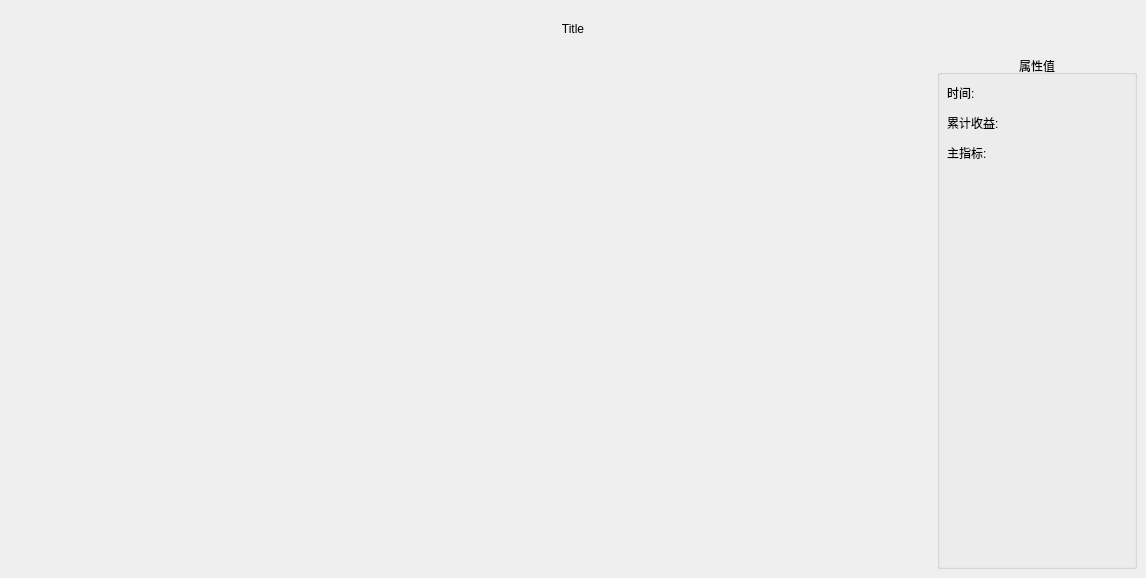
<?xml version="1.0" encoding="UTF-8"?>
<ui version="4.0">
 <class>IndexChart</class>
 <widget class="QMainWindow" name="IndexChart">
  <property name="geometry">
   <rect>
    <x>0</x>
    <y>0</y>
    <width>1146</width>
    <height>578</height>
   </rect>
  </property>
  <property name="windowTitle">
   <string>MainWindow</string>
  </property>
  <widget class="QWidget" name="centralwidget">
   <layout class="QGridLayout" name="gridLayout_2">
    <item row="1" column="0">
     <layout class="QGridLayout" name="chart_gridLayout"/>
    </item>
    <item row="1" column="1">
     <widget class="QGroupBox" name="groupBox">
      <property name="minimumSize">
       <size>
        <width>200</width>
        <height>0</height>
       </size>
      </property>
      <property name="maximumSize">
       <size>
        <width>200</width>
        <height>16777215</height>
       </size>
      </property>
      <property name="title">
       <string>属性值</string>
      </property>
      <property name="alignment">
       <set>Qt::AlignCenter</set>
      </property>
      <property name="flat">
       <bool>true</bool>
      </property>
      <widget class="QLabel" name="time_label">
       <property name="geometry">
        <rect>
         <x>10</x>
         <y>30</y>
         <width>141</width>
         <height>16</height>
        </rect>
       </property>
       <property name="text">
        <string>时间:</string>
       </property>
      </widget>
      <widget class="QLabel" name="acmuEarning_label">
       <property name="geometry">
        <rect>
         <x>10</x>
         <y>60</y>
         <width>141</width>
         <height>16</height>
        </rect>
       </property>
       <property name="text">
        <string>累计收益:</string>
       </property>
      </widget>
      <widget class="QLabel" name="cssValue_label">
       <property name="geometry">
        <rect>
         <x>10</x>
         <y>90</y>
         <width>141</width>
         <height>16</height>
        </rect>
       </property>
       <property name="text">
        <string>主指标:</string>
       </property>
      </widget>
     </widget>
    </item>
    <item row="0" column="0" colspan="2">
     <widget class="QLabel" name="title_label">
      <property name="minimumSize">
       <size>
        <width>0</width>
        <height>40</height>
       </size>
      </property>
      <property name="maximumSize">
       <size>
        <width>16777215</width>
        <height>40</height>
       </size>
      </property>
      <property name="text">
       <string>Title</string>
      </property>
      <property name="alignment">
       <set>Qt::AlignCenter</set>
      </property>
     </widget>
    </item>
   </layout>
  </widget>
  <widget class="QMenuBar" name="menubar">
   <property name="geometry">
    <rect>
     <x>0</x>
     <y>0</y>
     <width>1146</width>
     <height>23</height>
    </rect>
   </property>
  </widget>
 </widget>
 <resources/>
 <connections/>
</ui>
